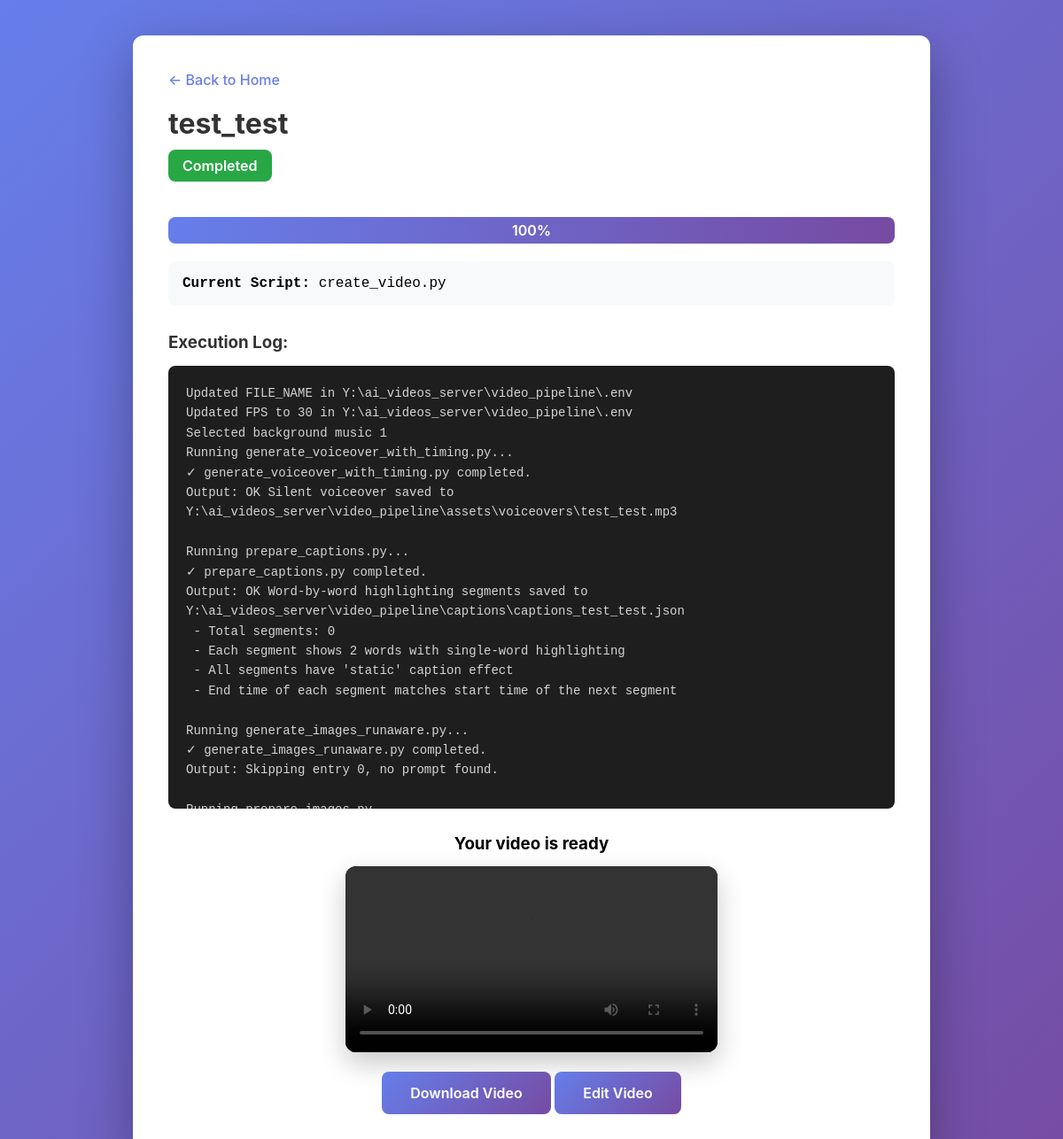
The app's page /job/28/ with its own data.
### pipeline/models.py (models this page shows, shortened)
class VideoJob(models.Model):
    STATUS_CHOICES = [
        ('pending', 'Pending'),
        ('running', 'Running'),
        ('completed', 'Completed'),
        ('failed', 'Failed'),
    ]
    file_name = models.CharField(max_length=255)
    fps = models.PositiveIntegerField(default=30)
    status = models.CharField(max_length=20, choices=STATUS_CHOICES, default='pending')
    current_script = models.CharField(max_length=255, blank=True)
    progress = models.IntegerField(default=0)
    log = models.TextField(blank=True)
    created_at = models.DateTimeField(default=timezone.now)
    completed_at = models.DateTimeField(null=True, blank=True)
    current_revision = models.PositiveIntegerField(default=0)
    rendered_revision = models.PositiveIntegerField(default=0)
    render_required = models.BooleanField(default=False)
    render_start_script = models.CharField(max_length=80, default="create_video.py")
    music_track = models.CharField(max_length=40, default="1")
    voice_key = models.CharField(max_length=40, default="Rachel_other")

### pipeline/views.py (the view)
# urls.py: path('job/<int:job_id>/', views.job_status, name='job_status'),
def job_status(request, job_id):
    job = get_object_or_404(VideoJob, id=job_id)
    return render(request, "pipeline/status.html", {"job": job})

### pipeline/templates/pipeline/status.html (shortened to what this page needs)
<!DOCTYPE html>
<html lang="en">
<head>
</head>
<body>
    <div class="container">
        <div class="card">
            <a href="{% url 'index' %}" class="back-link">← Back to Home</a>
            <h1>{{ job.file_name }}</h1>
            <div class="status-badge status-{{ job.status }}" id="status-badge">
                <span id="status-text">{{ job.get_status_display }}</span>
            </div>
            <div class="progress-container">
                <div class="progress-bar" id="progress-bar" style="width: {{ job.progress }}%;">
                    <span id="progress-text">{{ job.progress }}%</span>
                </div>
            </div>
            {% if job.current_script %}
            <div class="current-script">
                <strong>Current Script:</strong> <span id="current-script">{{ job.current_script }}</span>
            </div>
            {% endif %}
            <h3 style="margin: 30px 0 15px 0; color: #333;">Execution Log:</h3>
            <div class="log-container" id="log-container">{{ job.log|default:"Waiting to start..." }}</div>
            {% if job.status == 'completed' %}
            <div class="video-preview">
                <h3>Your video is ready</h3>
                <video controls preload="metadata" src="{% url 'watch_video' job.id %}">
                </video>
                <a href="{% url 'download_video' job.id %}" class="download-btn">
                    Download Video
                </a>
                <a href="{% url 'edit_job' job.id %}" class="edit-btn">
                    Edit Video
                </a>
            </div>
            {% endif %}
        </div>
    </div>
</body>
</html>

### pipeline/templates/pipeline/status.html (style rules this page uses)
* { margin: 0; padding: 0; box-sizing: border-box; }
body { font-family: -apple-system, BlinkMacSystemFont, 'Segoe UI', Roboto, Oxygen, Ubuntu, sans-serif; background: linear-gradient(135deg, #667eea 0%, #764ba2 100%); min-height: 100vh; padding: 40px 20px; }
.container { max-width: 900px; margin: 0 auto; }
.card { background: white; border-radius: 12px; padding: 40px; box-shadow: 0 20px 60px rgba(0,0,0,0.3); margin-bottom: 30px; }
h1 { color: #333; margin-bottom: 10px; font-size: 32px; }
.back-link { display: inline-block; color: #667eea; text-decoration: none; margin-bottom: 20px; font-weight: 500; }
.status-badge { display: inline-block; padding: 8px 16px; border-radius: 8px; font-weight: 600; margin-bottom: 20px; }
.status-completed { background: #28a745; color: white; }
.progress-container { background: #e9ecef; border-radius: 8px; height: 30px; margin: 20px 0; overflow: hidden; }
.progress-bar { height: 100%; background: linear-gradient(90deg, #667eea 0%, #764ba2 100%); transition: width 0.5s ease; display: flex; align-items: center; justify-content: center; color: white; font-weight: 600; }
.current-script { background: #f8f9fa; padding: 16px; border-radius: 8px; margin: 20px 0; font-family: 'Courier New', monospace; }
.log-container { background: #1e1e1e; color: #d4d4d4; padding: 20px; border-radius: 8px; max-height: 500px; overflow-y: auto; font-family: 'Courier New', monospace; font-size: 14px; line-height: 1.6; white-space: pre-wrap; }
.download-btn, .retry-btn, .edit-btn { display: inline-block; background: linear-gradient(135deg, #667eea 0%, #764ba2 100%); color: white; padding: 14px 32px; border-radius: 8px; text-decoration: none; font-size: 16px; font-weight: 600; transition: transform 0.2s, box-shadow 0.2s; border: 0; cursor: pointer; }
.video-preview { margin-top: 28px; text-align: center; }
.video-preview video { display: block; width: min(100%, 420px); max-height: 70vh; margin: 14px auto 22px; border-radius: 12px; background: #111; box-shadow: 0 12px 30px rgba(0,0,0,0.22); }

### records on screen
VideoJob: file_name "test_test", status "Completed", progress "100", current_script "create_video.py", log "Updated FILE_NAME in Y:\\ai_videos_server\\video_pipeline\\.env Updated FPS to 30 in Y:\\ai_videos_server\\video_pipeline\\.env Selected background music 1 Running generate_voiceover_with_timing.py... ✓ generate_voiceover_with_timing.py completed. Output: OK Silent voiceover saved to Y:\\ai_videos_server\\video_pipeline\\assets\\voiceovers\\test_test.mp3 Running prepare_captions.py... ✓ prepare_captions.py completed. Output: OK Word-by-word highlighting segments saved to Y:\\ai_videos_server\\video_pipeline\\captions\\captions_test_test.json - Total segments: 0 - Each segment shows 2 words with single-word highlighting - All segments have 'static' caption effect - End time of each segment matches start…"
